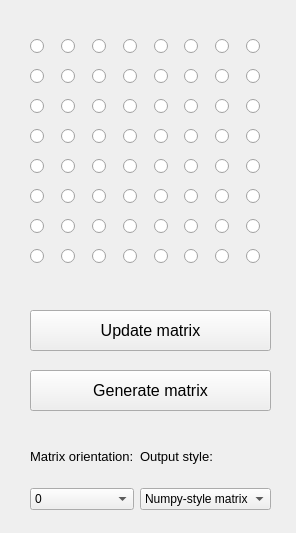
<?xml version="1.0" encoding="UTF-8"?>
<ui version="4.0">
 <class>Form</class>
 <widget class="QWidget" name="Form">
  <property name="geometry">
   <rect>
    <x>0</x>
    <y>0</y>
    <width>296</width>
    <height>533</height>
   </rect>
  </property>
  <property name="windowTitle">
   <string>MAX7219 LED Matrix - Raspberry Pi</string>
  </property>
  <property name="windowIcon">
   <iconset resource="rsrc.qrc">
    <normaloff>:/newPrefix/icon.ico</normaloff>:/newPrefix/icon.ico</iconset>
  </property>
  <widget class="QWidget" name="gridLayoutWidget">
   <property name="geometry">
    <rect>
     <x>30</x>
     <y>30</y>
     <width>241</width>
     <height>251</height>
    </rect>
   </property>
   <layout class="QGridLayout" name="gridLayout">
    <item row="0" column="0">
     <widget class="QRadioButton" name="radioButton">
      <property name="text">
       <string/>
      </property>
      <property name="autoExclusive">
       <bool>false</bool>
      </property>
     </widget>
    </item>
    <item row="0" column="2">
     <widget class="QRadioButton" name="radioButton_3">
      <property name="text">
       <string/>
      </property>
      <property name="autoExclusive">
       <bool>false</bool>
      </property>
     </widget>
    </item>
    <item row="1" column="1">
     <widget class="QRadioButton" name="radioButton_10">
      <property name="text">
       <string/>
      </property>
      <property name="autoExclusive">
       <bool>false</bool>
      </property>
     </widget>
    </item>
    <item row="0" column="1">
     <widget class="QRadioButton" name="radioButton_2">
      <property name="text">
       <string/>
      </property>
      <property name="autoExclusive">
       <bool>false</bool>
      </property>
     </widget>
    </item>
    <item row="1" column="0">
     <widget class="QRadioButton" name="radioButton_9">
      <property name="text">
       <string/>
      </property>
      <property name="autoExclusive">
       <bool>false</bool>
      </property>
     </widget>
    </item>
    <item row="0" column="7">
     <widget class="QRadioButton" name="radioButton_8">
      <property name="text">
       <string/>
      </property>
      <property name="autoExclusive">
       <bool>false</bool>
      </property>
     </widget>
    </item>
    <item row="1" column="3">
     <widget class="QRadioButton" name="radioButton_12">
      <property name="text">
       <string/>
      </property>
      <property name="autoExclusive">
       <bool>false</bool>
      </property>
     </widget>
    </item>
    <item row="1" column="2">
     <widget class="QRadioButton" name="radioButton_11">
      <property name="text">
       <string/>
      </property>
      <property name="autoExclusive">
       <bool>false</bool>
      </property>
     </widget>
    </item>
    <item row="1" column="4">
     <widget class="QRadioButton" name="radioButton_13">
      <property name="text">
       <string/>
      </property>
      <property name="autoExclusive">
       <bool>false</bool>
      </property>
     </widget>
    </item>
    <item row="1" column="7">
     <widget class="QRadioButton" name="radioButton_16">
      <property name="text">
       <string/>
      </property>
      <property name="autoExclusive">
       <bool>false</bool>
      </property>
     </widget>
    </item>
    <item row="1" column="5">
     <widget class="QRadioButton" name="radioButton_14">
      <property name="text">
       <string/>
      </property>
      <property name="autoExclusive">
       <bool>false</bool>
      </property>
     </widget>
    </item>
    <item row="2" column="1">
     <widget class="QRadioButton" name="radioButton_18">
      <property name="text">
       <string/>
      </property>
      <property name="autoExclusive">
       <bool>false</bool>
      </property>
     </widget>
    </item>
    <item row="2" column="4">
     <widget class="QRadioButton" name="radioButton_21">
      <property name="text">
       <string/>
      </property>
      <property name="autoExclusive">
       <bool>false</bool>
      </property>
     </widget>
    </item>
    <item row="1" column="6">
     <widget class="QRadioButton" name="radioButton_15">
      <property name="text">
       <string/>
      </property>
      <property name="autoExclusive">
       <bool>false</bool>
      </property>
     </widget>
    </item>
    <item row="2" column="0">
     <widget class="QRadioButton" name="radioButton_17">
      <property name="text">
       <string/>
      </property>
      <property name="autoExclusive">
       <bool>false</bool>
      </property>
     </widget>
    </item>
    <item row="2" column="2">
     <widget class="QRadioButton" name="radioButton_19">
      <property name="text">
       <string/>
      </property>
      <property name="autoExclusive">
       <bool>false</bool>
      </property>
     </widget>
    </item>
    <item row="2" column="3">
     <widget class="QRadioButton" name="radioButton_20">
      <property name="text">
       <string/>
      </property>
      <property name="autoExclusive">
       <bool>false</bool>
      </property>
     </widget>
    </item>
    <item row="2" column="6">
     <widget class="QRadioButton" name="radioButton_23">
      <property name="text">
       <string/>
      </property>
      <property name="autoExclusive">
       <bool>false</bool>
      </property>
     </widget>
    </item>
    <item row="3" column="3">
     <widget class="QRadioButton" name="radioButton_28">
      <property name="text">
       <string/>
      </property>
      <property name="autoExclusive">
       <bool>false</bool>
      </property>
     </widget>
    </item>
    <item row="3" column="6">
     <widget class="QRadioButton" name="radioButton_31">
      <property name="text">
       <string/>
      </property>
      <property name="autoExclusive">
       <bool>false</bool>
      </property>
     </widget>
    </item>
    <item row="3" column="1">
     <widget class="QRadioButton" name="radioButton_26">
      <property name="text">
       <string/>
      </property>
      <property name="autoExclusive">
       <bool>false</bool>
      </property>
     </widget>
    </item>
    <item row="3" column="2">
     <widget class="QRadioButton" name="radioButton_27">
      <property name="text">
       <string/>
      </property>
      <property name="autoExclusive">
       <bool>false</bool>
      </property>
     </widget>
    </item>
    <item row="2" column="5">
     <widget class="QRadioButton" name="radioButton_22">
      <property name="text">
       <string/>
      </property>
      <property name="autoExclusive">
       <bool>false</bool>
      </property>
     </widget>
    </item>
    <item row="3" column="4">
     <widget class="QRadioButton" name="radioButton_29">
      <property name="text">
       <string/>
      </property>
      <property name="autoExclusive">
       <bool>false</bool>
      </property>
     </widget>
    </item>
    <item row="3" column="5">
     <widget class="QRadioButton" name="radioButton_30">
      <property name="text">
       <string/>
      </property>
      <property name="autoExclusive">
       <bool>false</bool>
      </property>
     </widget>
    </item>
    <item row="3" column="0">
     <widget class="QRadioButton" name="radioButton_25">
      <property name="text">
       <string/>
      </property>
      <property name="autoExclusive">
       <bool>false</bool>
      </property>
     </widget>
    </item>
    <item row="2" column="7">
     <widget class="QRadioButton" name="radioButton_24">
      <property name="text">
       <string/>
      </property>
      <property name="autoExclusive">
       <bool>false</bool>
      </property>
     </widget>
    </item>
    <item row="4" column="0">
     <widget class="QRadioButton" name="radioButton_33">
      <property name="text">
       <string/>
      </property>
      <property name="autoExclusive">
       <bool>false</bool>
      </property>
     </widget>
    </item>
    <item row="0" column="4">
     <widget class="QRadioButton" name="radioButton_5">
      <property name="text">
       <string/>
      </property>
      <property name="autoExclusive">
       <bool>false</bool>
      </property>
     </widget>
    </item>
    <item row="0" column="3">
     <widget class="QRadioButton" name="radioButton_4">
      <property name="text">
       <string/>
      </property>
      <property name="autoExclusive">
       <bool>false</bool>
      </property>
     </widget>
    </item>
    <item row="3" column="7">
     <widget class="QRadioButton" name="radioButton_32">
      <property name="text">
       <string/>
      </property>
      <property name="autoExclusive">
       <bool>false</bool>
      </property>
     </widget>
    </item>
    <item row="4" column="1">
     <widget class="QRadioButton" name="radioButton_34">
      <property name="text">
       <string/>
      </property>
      <property name="autoExclusive">
       <bool>false</bool>
      </property>
     </widget>
    </item>
    <item row="0" column="6">
     <widget class="QRadioButton" name="radioButton_7">
      <property name="text">
       <string/>
      </property>
      <property name="autoExclusive">
       <bool>false</bool>
      </property>
     </widget>
    </item>
    <item row="0" column="5">
     <widget class="QRadioButton" name="radioButton_6">
      <property name="text">
       <string/>
      </property>
      <property name="autoExclusive">
       <bool>false</bool>
      </property>
     </widget>
    </item>
    <item row="4" column="3">
     <widget class="QRadioButton" name="radioButton_36">
      <property name="text">
       <string/>
      </property>
      <property name="autoExclusive">
       <bool>false</bool>
      </property>
     </widget>
    </item>
    <item row="4" column="2">
     <widget class="QRadioButton" name="radioButton_35">
      <property name="text">
       <string/>
      </property>
      <property name="autoExclusive">
       <bool>false</bool>
      </property>
     </widget>
    </item>
    <item row="4" column="6">
     <widget class="QRadioButton" name="radioButton_39">
      <property name="text">
       <string/>
      </property>
      <property name="autoExclusive">
       <bool>false</bool>
      </property>
     </widget>
    </item>
    <item row="4" column="7">
     <widget class="QRadioButton" name="radioButton_40">
      <property name="text">
       <string/>
      </property>
      <property name="autoExclusive">
       <bool>false</bool>
      </property>
     </widget>
    </item>
    <item row="4" column="4">
     <widget class="QRadioButton" name="radioButton_37">
      <property name="text">
       <string/>
      </property>
      <property name="autoExclusive">
       <bool>false</bool>
      </property>
     </widget>
    </item>
    <item row="4" column="5">
     <widget class="QRadioButton" name="radioButton_38">
      <property name="text">
       <string/>
      </property>
      <property name="autoExclusive">
       <bool>false</bool>
      </property>
     </widget>
    </item>
    <item row="5" column="3">
     <widget class="QRadioButton" name="radioButton_44">
      <property name="text">
       <string/>
      </property>
      <property name="autoExclusive">
       <bool>false</bool>
      </property>
     </widget>
    </item>
    <item row="5" column="0">
     <widget class="QRadioButton" name="radioButton_41">
      <property name="text">
       <string/>
      </property>
      <property name="autoExclusive">
       <bool>false</bool>
      </property>
     </widget>
    </item>
    <item row="5" column="2">
     <widget class="QRadioButton" name="radioButton_43">
      <property name="text">
       <string/>
      </property>
      <property name="autoExclusive">
       <bool>false</bool>
      </property>
     </widget>
    </item>
    <item row="5" column="1">
     <widget class="QRadioButton" name="radioButton_42">
      <property name="text">
       <string/>
      </property>
      <property name="autoExclusive">
       <bool>false</bool>
      </property>
     </widget>
    </item>
    <item row="5" column="4">
     <widget class="QRadioButton" name="radioButton_45">
      <property name="text">
       <string/>
      </property>
      <property name="autoExclusive">
       <bool>false</bool>
      </property>
     </widget>
    </item>
    <item row="5" column="5">
     <widget class="QRadioButton" name="radioButton_46">
      <property name="text">
       <string/>
      </property>
      <property name="autoExclusive">
       <bool>false</bool>
      </property>
     </widget>
    </item>
    <item row="6" column="0">
     <widget class="QRadioButton" name="radioButton_49">
      <property name="text">
       <string/>
      </property>
      <property name="autoExclusive">
       <bool>false</bool>
      </property>
     </widget>
    </item>
    <item row="5" column="6">
     <widget class="QRadioButton" name="radioButton_47">
      <property name="text">
       <string/>
      </property>
      <property name="autoExclusive">
       <bool>false</bool>
      </property>
     </widget>
    </item>
    <item row="5" column="7">
     <widget class="QRadioButton" name="radioButton_48">
      <property name="text">
       <string/>
      </property>
      <property name="autoExclusive">
       <bool>false</bool>
      </property>
     </widget>
    </item>
    <item row="6" column="2">
     <widget class="QRadioButton" name="radioButton_51">
      <property name="text">
       <string/>
      </property>
      <property name="autoExclusive">
       <bool>false</bool>
      </property>
     </widget>
    </item>
    <item row="6" column="1">
     <widget class="QRadioButton" name="radioButton_50">
      <property name="text">
       <string/>
      </property>
      <property name="autoExclusive">
       <bool>false</bool>
      </property>
     </widget>
    </item>
    <item row="6" column="6">
     <widget class="QRadioButton" name="radioButton_55">
      <property name="text">
       <string/>
      </property>
      <property name="autoExclusive">
       <bool>false</bool>
      </property>
     </widget>
    </item>
    <item row="6" column="3">
     <widget class="QRadioButton" name="radioButton_52">
      <property name="text">
       <string/>
      </property>
      <property name="autoExclusive">
       <bool>false</bool>
      </property>
     </widget>
    </item>
    <item row="6" column="4">
     <widget class="QRadioButton" name="radioButton_53">
      <property name="text">
       <string/>
      </property>
      <property name="autoExclusive">
       <bool>false</bool>
      </property>
     </widget>
    </item>
    <item row="6" column="5">
     <widget class="QRadioButton" name="radioButton_54">
      <property name="text">
       <string/>
      </property>
      <property name="autoExclusive">
       <bool>false</bool>
      </property>
     </widget>
    </item>
    <item row="6" column="7">
     <widget class="QRadioButton" name="radioButton_56">
      <property name="text">
       <string/>
      </property>
      <property name="autoExclusive">
       <bool>false</bool>
      </property>
     </widget>
    </item>
    <item row="7" column="0">
     <widget class="QRadioButton" name="radioButton_57">
      <property name="text">
       <string/>
      </property>
      <property name="autoExclusive">
       <bool>false</bool>
      </property>
     </widget>
    </item>
    <item row="7" column="1">
     <widget class="QRadioButton" name="radioButton_58">
      <property name="text">
       <string/>
      </property>
      <property name="autoExclusive">
       <bool>false</bool>
      </property>
     </widget>
    </item>
    <item row="7" column="2">
     <widget class="QRadioButton" name="radioButton_59">
      <property name="text">
       <string/>
      </property>
      <property name="autoExclusive">
       <bool>false</bool>
      </property>
     </widget>
    </item>
    <item row="7" column="3">
     <widget class="QRadioButton" name="radioButton_60">
      <property name="text">
       <string/>
      </property>
      <property name="autoExclusive">
       <bool>false</bool>
      </property>
     </widget>
    </item>
    <item row="7" column="4">
     <widget class="QRadioButton" name="radioButton_61">
      <property name="text">
       <string/>
      </property>
      <property name="autoExclusive">
       <bool>false</bool>
      </property>
     </widget>
    </item>
    <item row="7" column="5">
     <widget class="QRadioButton" name="radioButton_62">
      <property name="text">
       <string/>
      </property>
      <property name="autoExclusive">
       <bool>false</bool>
      </property>
     </widget>
    </item>
    <item row="7" column="6">
     <widget class="QRadioButton" name="radioButton_63">
      <property name="text">
       <string/>
      </property>
      <property name="autoExclusive">
       <bool>false</bool>
      </property>
     </widget>
    </item>
    <item row="7" column="7">
     <widget class="QRadioButton" name="radioButton_64">
      <property name="text">
       <string/>
      </property>
      <property name="autoExclusive">
       <bool>false</bool>
      </property>
     </widget>
    </item>
   </layout>
  </widget>
  <widget class="QPushButton" name="pushButton">
   <property name="geometry">
    <rect>
     <x>30</x>
     <y>310</y>
     <width>241</width>
     <height>41</height>
    </rect>
   </property>
   <property name="font">
    <font>
     <pointsize>12</pointsize>
    </font>
   </property>
   <property name="text">
    <string>Update matrix</string>
   </property>
  </widget>
  <widget class="QPushButton" name="pushButton_2">
   <property name="geometry">
    <rect>
     <x>30</x>
     <y>370</y>
     <width>241</width>
     <height>41</height>
    </rect>
   </property>
   <property name="font">
    <font>
     <pointsize>12</pointsize>
    </font>
   </property>
   <property name="text">
    <string>Generate matrix</string>
   </property>
  </widget>
  <widget class="QWidget" name="gridLayoutWidget_2">
   <property name="geometry">
    <rect>
     <x>30</x>
     <y>430</y>
     <width>241</width>
     <height>80</height>
    </rect>
   </property>
   <layout class="QGridLayout" name="gridLayout_2">
    <item row="1" column="0">
     <layout class="QHBoxLayout" name="horizontalLayout">
      <item>
       <widget class="QComboBox" name="comboBox">
        <item>
         <property name="text">
          <string>0</string>
         </property>
        </item>
        <item>
         <property name="text">
          <string>90</string>
         </property>
        </item>
        <item>
         <property name="text">
          <string>180</string>
         </property>
        </item>
        <item>
         <property name="text">
          <string>270</string>
         </property>
        </item>
       </widget>
      </item>
     </layout>
    </item>
    <item row="0" column="0">
     <widget class="QLabel" name="label">
      <property name="font">
       <font>
        <pointsize>10</pointsize>
        <weight>50</weight>
        <bold>false</bold>
       </font>
      </property>
      <property name="text">
       <string>Matrix orientation:</string>
      </property>
     </widget>
    </item>
    <item row="0" column="1">
     <widget class="QLabel" name="label_2">
      <property name="font">
       <font>
        <pointsize>10</pointsize>
        <weight>50</weight>
        <bold>false</bold>
       </font>
      </property>
      <property name="text">
       <string>Output style:</string>
      </property>
     </widget>
    </item>
    <item row="1" column="1">
     <widget class="QComboBox" name="comboBox_2">
      <item>
       <property name="text">
        <string>Numpy-style matrix</string>
       </property>
      </item>
      <item>
       <property name="text">
        <string>Binary</string>
       </property>
      </item>
     </widget>
    </item>
   </layout>
  </widget>
  <zorder>gridLayoutWidget</zorder>
  <zorder>pushButton</zorder>
  <zorder>pushButton_2</zorder>
  <zorder>radioButton_67</zorder>
  <zorder>gridLayoutWidget_2</zorder>
 </widget>
 <resources>
  <include location="rsrc.qrc"/>
 </resources>
 <connections/>
</ui>
